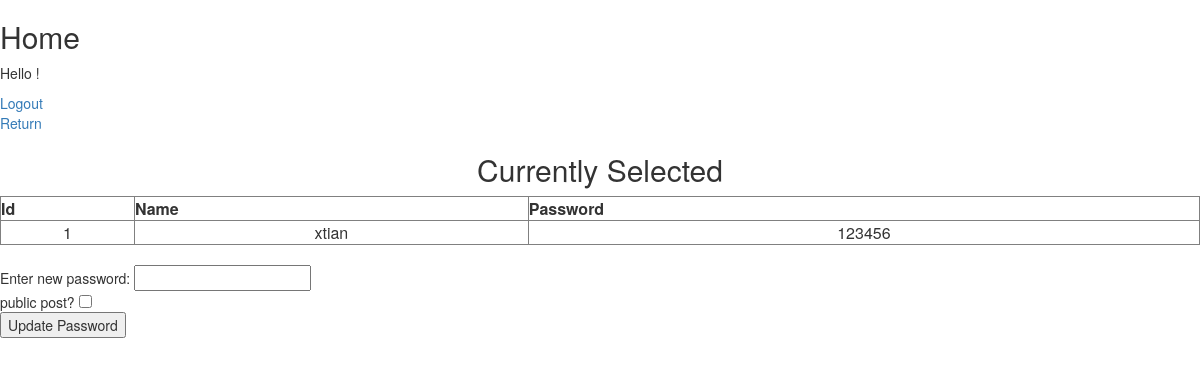
Page /english/editUser.php?id=1 (signed in) on the committed database.
### tables this page shows
CREATE TABLE IF NOT EXISTS `users` (
  `id` int(11) NOT NULL AUTO_INCREMENT,
  `username` varchar(50) NOT NULL,
  `password` varchar(50) NOT NULL,
  PRIMARY KEY (`id`)
);

### english/editUser.php (the view, shortened to what this page needs)
<html>
	<head>
<link rel="stylesheet" href="http://maxcdn.bootstrapcdn.com/bootstrap/3.3.6/css/bootstrap.min.css">
	</head>
	<?php
	$user = $_SESSION['user'];
	$id_exists = false;
	?>
	<body>
		<h2>Home</h2>
		<p>Hello <?php Print "$user"?>!</p>
		<a href="logout.php">Logout</a><br/>
		<a href="home_admin.php">Return</a>
		<h2 align="center">Currently Selected</h2>
		<table border="1px" width="100%">
			<tr>
				<th>Id</th>
				<th>Name</th>
				<th>Password</th>
			</tr>
			<?php
				if(!empty($_GET['id'])) {
					$id = $_GET['id'];
					$id_exists = true;
                    mysql_connect("localhost", "root","root") or die(mysql_error()); 					mysql_select_db("first_db") or die("Cannot connect to database");					$query = mysql_query("Select * from users Where id='$id'");
					$count = mysql_num_rows($query);
					if($count > 0) {
						while($row = mysql_fetch_array($query)) {
							Print "<tr>";
								Print '<td align="center">'. $row['id'] . "</td>";
								Print '<td align="center">'. $row['username'] ."</td>";
								Print '<td align="center">'. $row['password']."</td>";
							Print "</tr>";
						}
					}
					else {
						$id_exists = false;
					}
				}
			?>
		</table>
		<br/>
		<?php
		if ($id_exists) {
		Print '
		<form action="editUser.php" method="POST">
            Enter new password: <input type="text" name="password"/><br/>
			public post? <input type="checkbox" name="public[]" value="yes"/><br/>
			<input type="submit" value="Update Password"/>
		</form>
		';
		}
		else {
			Print '<h2 align="center">There is no data to be edited</h2>';
		}
		?>
	</body>
</html>

### rows in the picture
users: id "1", username "xtian", password "123456"
